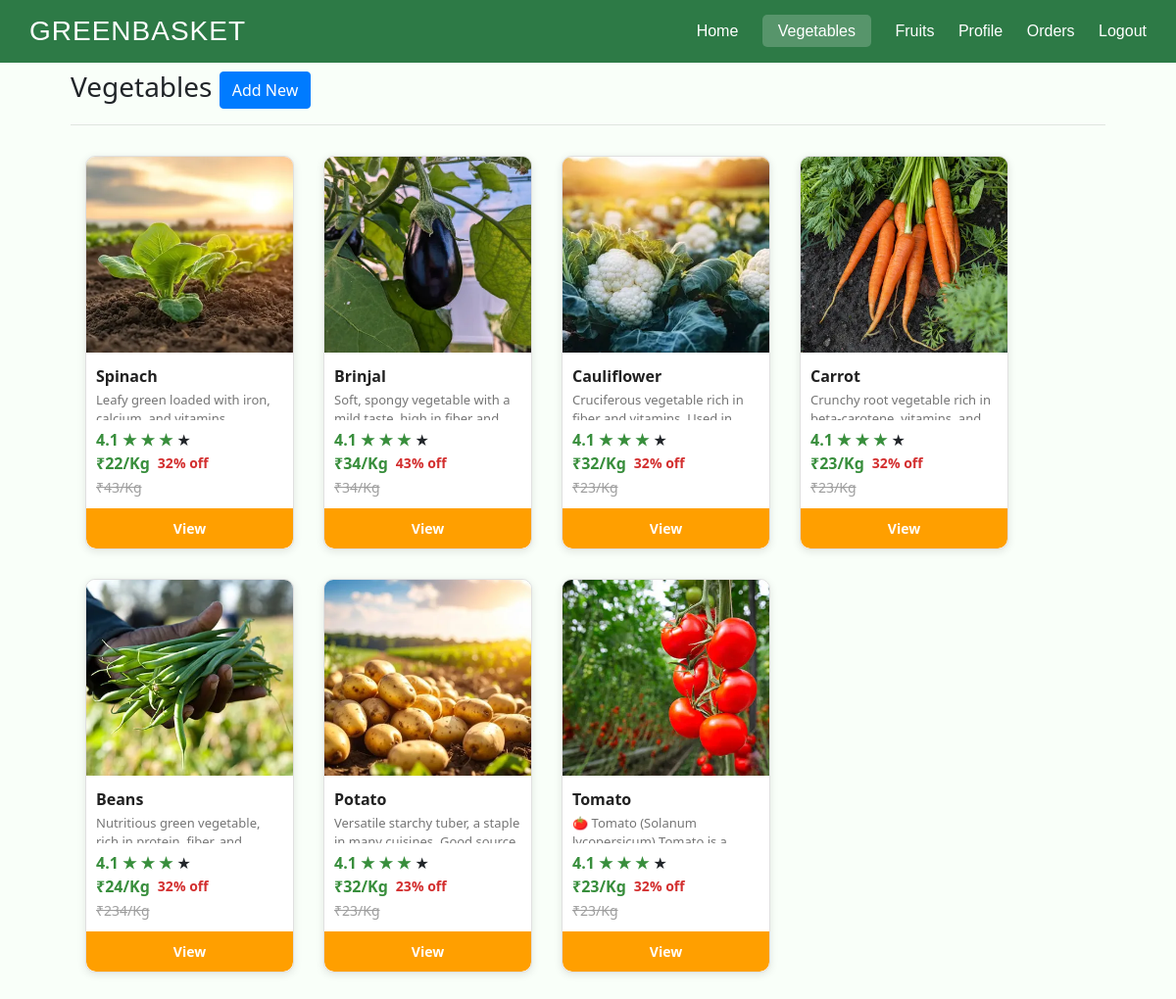
/sveg/ (signed in), run on the app's committed database.
### home/models.py (models this page shows, shortened)
class Product(models.Model):
    item = models.ForeignKey(Item, on_delete=models.CASCADE)
    image = models.ImageField(upload_to='products')
    image1 = models.ImageField(upload_to='products',null=True, blank=True)
    image2 = models.ImageField(upload_to='products',null=True, blank=True)
    name = models.CharField(max_length=200)
    description = models.TextField()
    org_price = models.DecimalField(max_digits=10, decimal_places=0)
    selling_price = models.DecimalField(max_digits=10, decimal_places=0)
    discount = models.DecimalField(max_digits=10, decimal_places=0,null=True, blank=True)
    stock = models.IntegerField()
    seller = models.ForeignKey(Seller, on_delete=models.CASCADE,null=True, blank=True)
    created_at = models.DateTimeField(auto_now_add=True, null=True, blank=True)
    rating = models.DecimalField(max_digits=3, decimal_places=2,null=True,blank=True)

### home/views.py (the view)
# urls.py: path('sveg/',svegfn),
def svegfn(request):
    try:
        user_id = request.session.get('user_id')
        veg = Product.objects.filter(seller__id=user_id , item__id=1).order_by('-id')
        return render(request,'sveg.html',{"veg":veg})
    except:
        return redirect('/login/')

### home/templates/sveg.html (shortened to what this page needs)
{% load static %}
<!DOCTYPE html>
<html>
<head>
    <link rel="stylesheet" href="https://cdn.jsdelivr.net/npm/bootstrap@4.1.3/dist/css/bootstrap.min.css">
    <link rel="stylesheet" href="{% static 'css/style.css' %}">
</head>
<body>
    <div class="main">
        <div class="header">
            <h1>GREENBASKET</h1>
            <div class="nav-links">
                <a  href="/shome/">Home</a>
                <a class="bc" href="/sveg/">Vegetables</a>
                <a  href="/sfruit/">Fruits</a>
                <a  href="/sprofile/">Profile</a>
                <a  href="/s_orders/">Orders</a>
                <a  href="/">Logout</a>
            </div>
        </div>
        <div class="div2">
            <h3>Vegetables <a href="/sadd/" class="btn btn-primary">Add New</a></h3>
            <hr>
            <div class="l mainn">
                {% for veg in veg %}
                    <div class="product-card">
                        <div class="product-image">
                            <img src="{{ veg.image.url }}" alt="{{ veg.name }}">
                        </div>
                        <div class="product-info">
                            <h4 class="product-name">{{ veg.name }}</h4>
                            <p class="product-description">{{ veg.description }}</p>
                            <span class="selling-price">4.1</span>
                            <span class="selling-price">★ ★ ★</span>
                            <span>★</span>
                            <div class="product-pricing">
                                <span class="selling-price">₹{{ veg.selling_price }}/Kg</span>
                                <span class="discount">{{ veg.discount }}% off</span><br>
                            </div>
                            <span class="org-price">₹{{ veg.org_price }}/Kg</span>
                        </div>
                        <button class="buy-btn" onclick="location.href='/s_product_view/{{veg.id}}/'">View</button>
                    </div>
                {% endfor %}
            </div>
        </div>
    </div>
</body>
</html>

### home/static/css/style.css (style rules this page uses)
* { margin: 0; padding: 0; box-sizing: border-box; }
.div2 { width: 100%; height: auto; padding: 6%; margin-bottom: -6%; background-color: rgb(249, 255, 249); }
.mainn { display: flex; flex-direction: row; justify-content: left; }
.l { flex-wrap: wrap!important; }
.product-card { width: 213px; border: 1px solid #e0e0e0; border-radius: 10px; overflow: hidden; background: #fff; box-shadow: 0 2px 8px rgba(0,0,0,0.1); transition: transform 0.3s ease, box-shadow 0.3s ease; margin: 15px; display: inline-block; vertical-align: top; }
.product-image img { width: 100%; height: 200px; object-fit: cover; }
.product-info { padding: 10px; text-align: left; }
.product-name { font-size: 16px; font-weight: bold; color: #212121; margin: 5px 0; }
.product-description { font-size: 13px; color: #757575; margin-bottom: 8px; height: 30px; overflow: hidden; }
.product-pricing { display: flex; align-items: center; gap: 8px; }
.org-price { font-size: 14px; text-decoration: line-through; color: #9e9e9e; }
.selling-price { font-size: 16px; font-weight: bold; color: #388e3c; }
.discount { font-size: 14px; color: #d32f2f; font-weight: bold; }
.buy-btn { width: 100%; padding: 10px; background: #ff9f00; border: none; color: white; font-weight: bold; cursor: pointer; font-size: 14px; border-bottom-left-radius: 10px; border-bottom-right-radius: 10px; }
body { background-color: #f8f9fa; font-family: "Segoe UI", sans-serif; }
.header { background-color: #2d7a46; font-family: 'Gill Sans', 'Gill Sans MT', Calibri, 'Trebuchet MS', sans-serif; position: fixed; width: 100% ; z-index: 10; top: 0; padding: 15px 30px; display: flex; align-items: center; justify-content: space-between; color: white; }
.header h1 { margin: 0; font-size: 28px; letter-spacing: 1px; }
.header .nav-links a { color: white; margin-left: 20px; text-decoration: none; font-weight: 500; }
.bc { background-color: #ffffff33; padding: 8px 16px; border-radius: 5px; }

### data on the page
Product: image (picture), name "Spinach", description "Leafy green loaded with iron,…", selling_price "22", discount "32", org_price "43"
Product: image (picture), name "Brinjal", description "Soft, spongy vegetable with a…", selling_price "34", discount "43", org_price "34"
Product: image (picture), name "Cauliflower", description "Cruciferous vegetable rich in…", selling_price "32", discount "32", org_price "23"
Product: image (picture), name "Carrot", description "Crunchy root vegetable rich in…", selling_price "23", discount "32", org_price "23"
Product: image (picture), name "Beans", description "Nutritious green vegetable,…", selling_price "24", discount "32", org_price "234"
Product: image (picture), name "Potato", description "Versatile starchy tuber, a staple…", selling_price "32", discount "23", org_price "23"
Product: image (picture), name "Tomato", description "🍅 Tomato (Solanum…", selling_price "23", discount "32", org_price "23"
